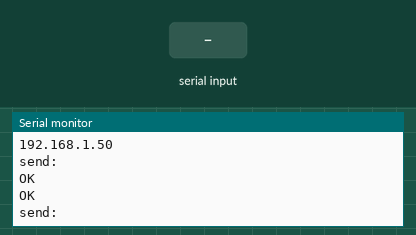
The sketch below on a simulated ESP32-C3. Shown: the last lines printed to the serial monitor. The test bench sets the inputs (shaded band). WiFi joins after 1.5 s; servers stay silent unless stated; uploads are accepted with an empty reply; the modem accepts every AT command (registered, SIM ready, sends succeed) and sends nothing else.

Above: at 7.7 s.
7.8 s: "+CMT\n" received over the second serial link
10.3 s: "+CMT\n" received over the second serial link
At 11.4 s:
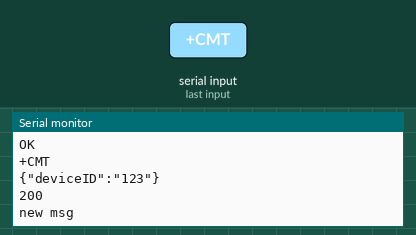
11.8 s: "1\n" received over the second serial link
At 12.7 s:
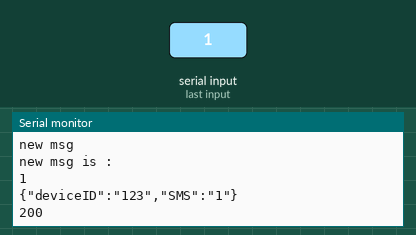
Timing chart, 0 to 14.8 s (numbered marks = the images above; inputs shaded):
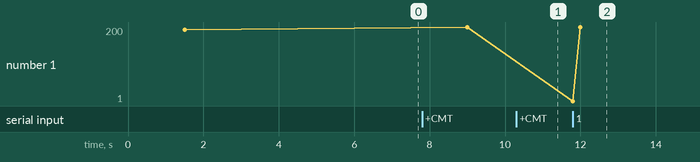

The sketch:

test.ino
```cpp
#define HWSerial Serial0
// #define LTESerial Serial1
#define USBSerial Serial

#include <WiFi.h>
#include <HTTPClient.h>

int rxPin = 1;
int txPin = 0;

bool sending = false;

const char* ssid = "Chocolate";        // Change this to your WiFi SSID
const char* password = "961002+Mike";  // Change this to your WiFi password

HardwareSerial LTESerial(1);
int nextLineIsPdu = 0;
int inited = 0;
String IMEI = "";
String ICCID = "";
String IMSI = "";
String deviceId = "123";
String url = "http://47.102.87.155:3006/newDevice";
String newSMSurl = "http://47.102.87.155:3006/newSMS";


String sentAt(String command) {
  if (sending == false) {
    sending = true;
    Serial.print("send:");
    LTESerial.println(command);
    int i = 0;
    while (1) {
      if (LTESerial.available()) {
        String respond = LTESerial.readString();
        Serial.print(respond);
        sending = false;
        return respond;
      }
      i ++;
      if (i > 5000) {
        Serial.println("超时");
        sending = false;
        return "";
      }
    }
  } else {
    Serial.println("BUSY");
    return "";
  }

}


void setup() {
  USBSerial.begin(115200);
  HWSerial.begin(115200);
  LTESerial.begin(115200, SERIAL_8N1, rxPin, txPin);
  USBSerial.println("Hello, ESP32-C3 ADC Example!");
  Serial.println();
  Serial.println("******************************************************");
  Serial.print("Connecting to ");
  Serial.println(ssid);

  WiFi.begin(ssid, password);

  while (WiFi.status() != WL_CONNECTED) {
    delay(500);
    Serial.print(".");
  }

  Serial.println("");
  Serial.println("WiFi connected");
  Serial.println("IP address: ");
  Serial.println(WiFi.localIP());
  delay(5000);
}

void loop() {
  WiFiClient client;
  HTTPClient http;
  if (inited == 0) {
    String report = sentAt("AT+CCID");
    USBSerial.println(report);
    report = sentAt("AT");
    USBSerial.println(report);
    String json = "{\"deviceID\":\"" + deviceId + "\"}";
    if (!http.begin(client, url)) {
      Serial.println("Failed HTTPClient begin!");
      return;
    }
    Serial.println(json);
    http.addHeader("Content-Type", "application/json");
    int responseCode = http.POST(json);
    String body = http.getString();

    Serial.println(responseCode);
    Serial.println(body);

    http.end();
    inited = 1;
  }
  while (USBSerial.available()) {
    String incomingStream = USBSerial.readStringUntil('\n');
    LTESerial.println(incomingStream);
  }
  while (LTESerial.available()) {
    String incomingStream = LTESerial.readStringUntil('\n');
    if (incomingStream.indexOf("+CMT") != -1) {
      USBSerial.println("new msg");
      nextLineIsPdu = 1;
      break;
    }
    if (nextLineIsPdu == 1) {
      USBSerial.println("new msg is :");
      USBSerial.println(incomingStream);
      incomingStream.replace("\n","");
      incomingStream.replace("\r","");
      String json = "{\"deviceID\":\"" + deviceId + "\",\"SMS\":\""+ incomingStream +"\"}";
      if (!http.begin(client, newSMSurl)) {
        Serial.println("Failed HTTPClient begin!");
        return;
      }
      Serial.println(json);
      http.addHeader("Content-Type", "application/json");
      int responseCode = http.POST(json);
      String body = http.getString();

      Serial.println(responseCode);
      Serial.println(body);

      http.end();
      nextLineIsPdu = 0;
    }
  }
}
```

Measured:
- after the input at 10.3 s, the serial monitor: prints a new line at once (image 1)
- after the input at 11.8 s, the serial monitor: prints a new line at once (image 2)
